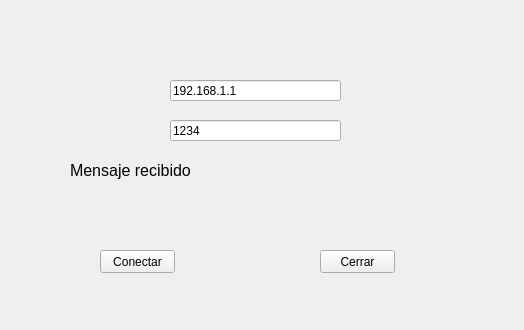
<?xml version="1.0" encoding="UTF-8"?>
<ui version="4.0">
 <class>Client</class>
 <widget class="QWidget" name="Client">
  <property name="geometry">
   <rect>
    <x>0</x>
    <y>0</y>
    <width>524</width>
    <height>330</height>
   </rect>
  </property>
  <property name="baseSize">
   <size>
    <width>400</width>
    <height>300</height>
   </size>
  </property>
  <property name="windowTitle">
   <string>Client</string>
  </property>
  <widget class="QPushButton" name="pBtn_Connect">
   <property name="geometry">
    <rect>
     <x>100</x>
     <y>250</y>
     <width>75</width>
     <height>23</height>
    </rect>
   </property>
   <property name="text">
    <string>Conectar</string>
   </property>
  </widget>
  <widget class="QPushButton" name="pBtn_Close">
   <property name="geometry">
    <rect>
     <x>320</x>
     <y>250</y>
     <width>75</width>
     <height>23</height>
    </rect>
   </property>
   <property name="text">
    <string>Cerrar</string>
   </property>
  </widget>
  <widget class="QLineEdit" name="Edit_ip">
   <property name="geometry">
    <rect>
     <x>170</x>
     <y>80</y>
     <width>171</width>
     <height>21</height>
    </rect>
   </property>
   <property name="text">
    <string>192.168.1.1</string>
   </property>
  </widget>
  <widget class="QLineEdit" name="Edit_pt">
   <property name="geometry">
    <rect>
     <x>170</x>
     <y>120</y>
     <width>171</width>
     <height>21</height>
    </rect>
   </property>
   <property name="text">
    <string>1234</string>
   </property>
  </widget>
  <widget class="QLabel" name="lbl_Message">
   <property name="geometry">
    <rect>
     <x>70</x>
     <y>160</y>
     <width>260</width>
     <height>20</height>
    </rect>
   </property>
   <property name="font">
    <font>
     <pointsize>12</pointsize>
    </font>
   </property>
   <property name="text">
    <string>Mensaje recibido</string>
   </property>
  </widget>
 </widget>
 <resources/>
 <connections/>
</ui>
